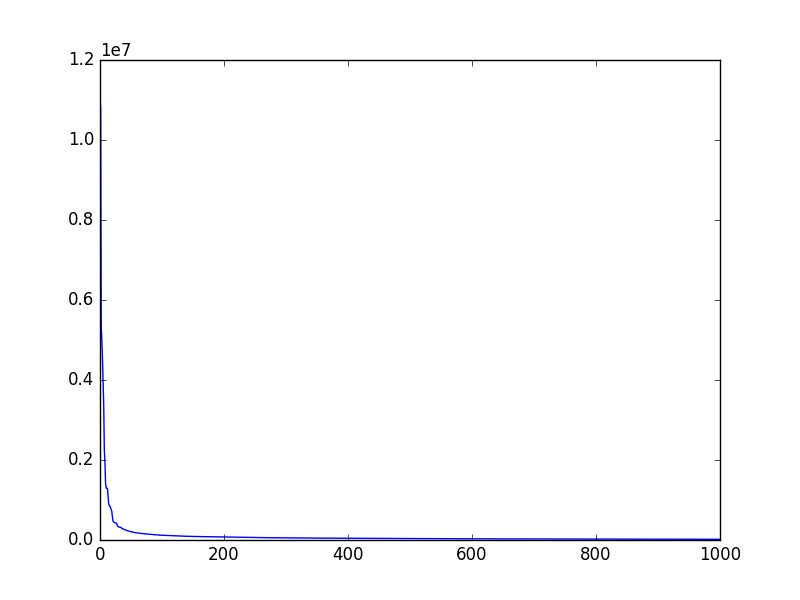

Write the Python code that produced this figure.
import sys
import matplotlib.pyplot as plt
import numpy as np

def calCS(n_F, n_E, k_F, k_E):
	s =  -((n_E - n_F) / (k_E - k_F))
	c = np.exp(n_F + (s * k_F))

	return s, c

x_line = list()
y_line = list()
cnt = 1
for line in sys.stdin:
	lst = line.split("\t")
	x_line.append(float(cnt))
	y_line.append(float(lst[1]))
	cnt += 1

S, C = calCS(np.log(y_line[0]), np.log(y_line[-1]), np.log(x_line[0]), np.log(x_line[-1]))
print("C : ", C, " S : " , S)

plt.figure(1)
plt.plot(x_line, y_line)
plt.savefig("HW3_plotsave")
plt.show()
